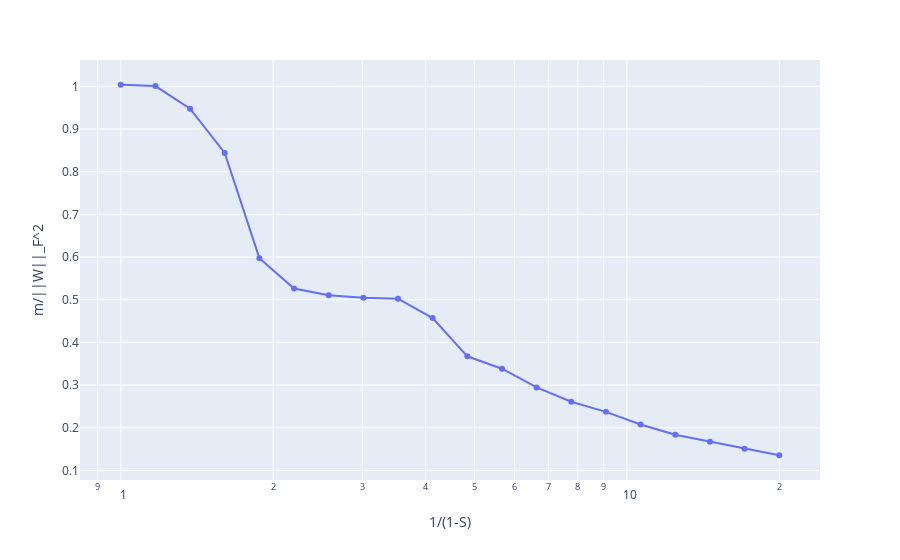

Here is the notebook cell this chart was saved with:
### Code cell
fig = px.line(
    x=1/model.feature_probability[:, 0].cpu(),
    y=(model.config.n_hidden/(torch.linalg.matrix_norm(model.W.detach(), 'fro')**2)).cpu(),
    log_x=True,
    markers=True,
)
fig.update_xaxes(title="1/(1-S)")
fig.update_yaxes(title=f"m/||W||_F^2")

### Figure 1 — Plotly figure (JSON) as saved in the notebook; plotly's stock layout.template omitted (floating-point values rounded to 4 significant figures)
{"data": [{"hovertemplate": "x=%{x}<br>y=%{y}<extra></extra>", "legendgroup": "", "line": {"color": "#636efa", "dash": "solid"}, "marker": {"symbol": "circle"}, "mode": "lines+markers", "name": "", "orientation": "v", "showlegend": false, "type": "scatter", "x": [1.0, 1.171, 1.371, 1.605, 1.879, 2.2, 2.575, 3.015, 3.53, 4.133, 4.839, 5.665, 6.633, 7.766, 9.092, 10.64, 12.46, 14.59, 17.08, 20.0], "xaxis": "x", "y": [1.004, 1.0, 0.9475, 0.844, 0.5975, 0.5264, 0.5105, 0.5049, 0.5024, 0.4572, 0.3676, 0.3385, 0.2946, 0.2613, 0.2375, 0.2079, 0.184, 0.1674, 0.1512, 0.1358], "yaxis": "y"}], "layout": {"legend": {"tracegroupgap": 0}, "margin": {"t": 60}, "xaxis": {"anchor": "y", "domain": [0, 1], "title": {"text": "1/(1-S)"}, "type": "log"}, "yaxis": {"anchor": "x", "domain": [0, 1], "title": {"text": "m/||W||_F^2"}}}}
